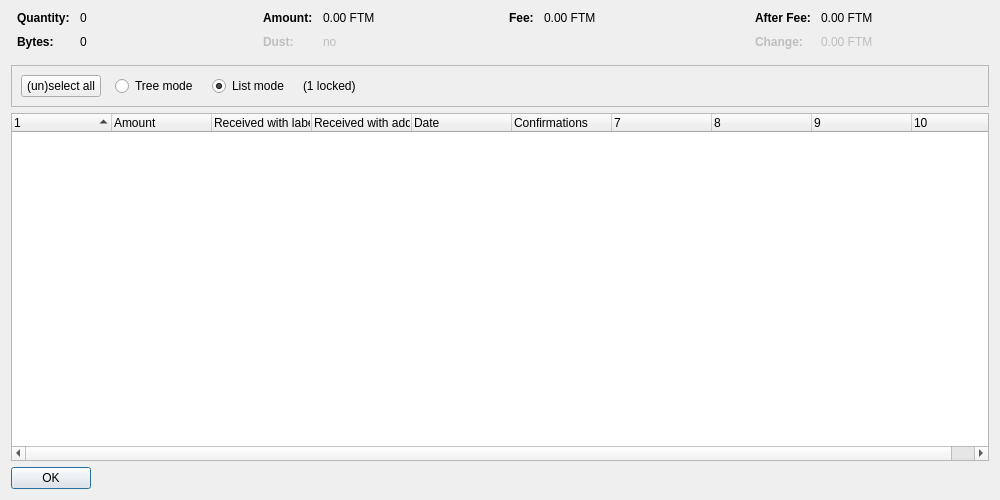
<?xml version="1.0" encoding="UTF-8"?>
<ui version="4.0">
 <class>CoinControlDialog</class>
 <widget class="QDialog" name="CoinControlDialog">
  <property name="geometry">
   <rect>
    <x>0</x>
    <y>0</y>
    <width>1000</width>
    <height>500</height>
   </rect>
  </property>
  <property name="windowTitle">
   <string>Coin Selection</string>
  </property>
  <layout class="QVBoxLayout" name="verticalLayout">
   <item>
    <layout class="QHBoxLayout" name="horizontalLayoutTop" stretch="0,0,0,0">
     <property name="topMargin">
      <number>0</number>
     </property>
     <property name="bottomMargin">
      <number>10</number>
     </property>
     <item>
      <layout class="QFormLayout" name="formLayoutCoinControl1">
       <property name="horizontalSpacing">
        <number>10</number>
       </property>
       <property name="verticalSpacing">
        <number>10</number>
       </property>
       <property name="leftMargin">
        <number>6</number>
       </property>
       <property name="rightMargin">
        <number>6</number>
       </property>
       <item row="0" column="0">
        <widget class="QLabel" name="labelCoinControlQuantityText">
         <property name="font">
          <font>
           <weight>75</weight>
           <bold>true</bold>
          </font>
         </property>
         <property name="text">
          <string>Quantity:</string>
         </property>
        </widget>
       </item>
       <item row="0" column="1">
        <widget class="QLabel" name="labelCoinControlQuantity">
         <property name="cursor">
          <cursorShape>IBeamCursor</cursorShape>
         </property>
         <property name="contextMenuPolicy">
          <enum>Qt::ActionsContextMenu</enum>
         </property>
         <property name="text">
          <string notr="true">0</string>
         </property>
         <property name="textInteractionFlags">
          <set>Qt::LinksAccessibleByMouse|Qt::TextSelectableByKeyboard|Qt::TextSelectableByMouse</set>
         </property>
        </widget>
       </item>
       <item row="1" column="0">
        <widget class="QLabel" name="labelCoinControlBytesText">
         <property name="font">
          <font>
           <weight>75</weight>
           <bold>true</bold>
          </font>
         </property>
         <property name="text">
          <string>Bytes:</string>
         </property>
        </widget>
       </item>
       <item row="1" column="1">
        <widget class="QLabel" name="labelCoinControlBytes">
         <property name="cursor">
          <cursorShape>IBeamCursor</cursorShape>
         </property>
         <property name="contextMenuPolicy">
          <enum>Qt::ActionsContextMenu</enum>
         </property>
         <property name="text">
          <string notr="true">0</string>
         </property>
         <property name="textInteractionFlags">
          <set>Qt::LinksAccessibleByMouse|Qt::TextSelectableByKeyboard|Qt::TextSelectableByMouse</set>
         </property>
        </widget>
       </item>
      </layout>
     </item>
     <item>
      <layout class="QFormLayout" name="formLayoutCoinControl2">
       <property name="horizontalSpacing">
        <number>10</number>
       </property>
       <property name="verticalSpacing">
        <number>10</number>
       </property>
       <property name="leftMargin">
        <number>6</number>
       </property>
       <property name="rightMargin">
        <number>6</number>
       </property>
       <item row="0" column="0">
        <widget class="QLabel" name="labelCoinControlAmountText">
         <property name="font">
          <font>
           <weight>75</weight>
           <bold>true</bold>
          </font>
         </property>
         <property name="text">
          <string>Amount:</string>
         </property>
        </widget>
       </item>
       <item row="0" column="1">
        <widget class="QLabel" name="labelCoinControlAmount">
         <property name="cursor">
          <cursorShape>IBeamCursor</cursorShape>
         </property>
         <property name="contextMenuPolicy">
          <enum>Qt::ActionsContextMenu</enum>
         </property>
         <property name="text">
          <string notr="true">0.00 FTM</string>
         </property>
         <property name="textInteractionFlags">
          <set>Qt::LinksAccessibleByMouse|Qt::TextSelectableByKeyboard|Qt::TextSelectableByMouse</set>
         </property>
        </widget>
       </item>
       <item row="1" column="0">
        <widget class="QLabel" name="labelCoinControlLowOutputText">
         <property name="enabled">
          <bool>false</bool>
         </property>
         <property name="font">
          <font>
           <weight>75</weight>
           <bold>true</bold>
          </font>
         </property>
         <property name="text">
          <string>Dust:</string>
         </property>
        </widget>
       </item>
       <item row="1" column="1">
        <widget class="QLabel" name="labelCoinControlLowOutput">
         <property name="enabled">
          <bool>false</bool>
         </property>
         <property name="cursor">
          <cursorShape>IBeamCursor</cursorShape>
         </property>
         <property name="contextMenuPolicy">
          <enum>Qt::ActionsContextMenu</enum>
         </property>
         <property name="text">
          <string notr="true">no</string>
         </property>
         <property name="textInteractionFlags">
          <set>Qt::LinksAccessibleByMouse|Qt::TextSelectableByKeyboard|Qt::TextSelectableByMouse</set>
         </property>
        </widget>
       </item>
      </layout>
     </item>
     <item>
      <layout class="QFormLayout" name="formLayoutCoinControl3">
       <property name="horizontalSpacing">
        <number>10</number>
       </property>
       <property name="verticalSpacing">
        <number>10</number>
       </property>
       <property name="leftMargin">
        <number>6</number>
       </property>
       <property name="rightMargin">
        <number>6</number>
       </property>
       <item row="0" column="0">
        <widget class="QLabel" name="labelCoinControlFeeText">
         <property name="font">
          <font>
           <weight>75</weight>
           <bold>true</bold>
          </font>
         </property>
         <property name="text">
          <string>Fee:</string>
         </property>
        </widget>
       </item>
       <item row="0" column="1">
        <widget class="QLabel" name="labelCoinControlFee">
         <property name="cursor">
          <cursorShape>IBeamCursor</cursorShape>
         </property>
         <property name="contextMenuPolicy">
          <enum>Qt::ActionsContextMenu</enum>
         </property>
         <property name="text">
          <string notr="true">0.00 FTM</string>
         </property>
         <property name="textInteractionFlags">
          <set>Qt::LinksAccessibleByMouse|Qt::TextSelectableByKeyboard|Qt::TextSelectableByMouse</set>
         </property>
        </widget>
       </item>
      </layout>
     </item>
     <item>
      <layout class="QFormLayout" name="formLayoutCoinControl4">
       <property name="horizontalSpacing">
        <number>10</number>
       </property>
       <property name="verticalSpacing">
        <number>10</number>
       </property>
       <property name="leftMargin">
        <number>6</number>
       </property>
       <property name="rightMargin">
        <number>6</number>
       </property>
       <item row="0" column="0">
        <widget class="QLabel" name="labelCoinControlAfterFeeText">
         <property name="font">
          <font>
           <weight>75</weight>
           <bold>true</bold>
          </font>
         </property>
         <property name="text">
          <string>After Fee:</string>
         </property>
        </widget>
       </item>
       <item row="0" column="1">
        <widget class="QLabel" name="labelCoinControlAfterFee">
         <property name="cursor">
          <cursorShape>IBeamCursor</cursorShape>
         </property>
         <property name="contextMenuPolicy">
          <enum>Qt::ActionsContextMenu</enum>
         </property>
         <property name="text">
          <string notr="true">0.00 FTM</string>
         </property>
         <property name="textInteractionFlags">
          <set>Qt::LinksAccessibleByMouse|Qt::TextSelectableByKeyboard|Qt::TextSelectableByMouse</set>
         </property>
        </widget>
       </item>
       <item row="1" column="0">
        <widget class="QLabel" name="labelCoinControlChangeText">
         <property name="enabled">
          <bool>false</bool>
         </property>
         <property name="font">
          <font>
           <weight>75</weight>
           <bold>true</bold>
          </font>
         </property>
         <property name="text">
          <string>Change:</string>
         </property>
        </widget>
       </item>
       <item row="1" column="1">
        <widget class="QLabel" name="labelCoinControlChange">
         <property name="enabled">
          <bool>false</bool>
         </property>
         <property name="cursor">
          <cursorShape>IBeamCursor</cursorShape>
         </property>
         <property name="contextMenuPolicy">
          <enum>Qt::ActionsContextMenu</enum>
         </property>
         <property name="text">
          <string notr="true">0.00 FTM</string>
         </property>
         <property name="textInteractionFlags">
          <set>Qt::LinksAccessibleByMouse|Qt::TextSelectableByKeyboard|Qt::TextSelectableByMouse</set>
         </property>
        </widget>
       </item>
      </layout>
     </item>
    </layout>
   </item>
   <item>
    <widget class="QFrame" name="frame">
     <property name="minimumSize">
      <size>
       <width>0</width>
       <height>40</height>
      </size>
     </property>
     <property name="frameShape">
      <enum>QFrame::StyledPanel</enum>
     </property>
     <property name="frameShadow">
      <enum>QFrame::Sunken</enum>
     </property>
     <layout class="QHBoxLayout" name="horizontalLayout">
      <item>
       <layout class="QHBoxLayout" name="horizontalLayoutPanel" stretch="0,0,0,0,0">
        <property name="spacing">
         <number>14</number>
        </property>
        <item>
         <widget class="QPushButton" name="pushButtonSelectAll">
          <property name="sizePolicy">
           <sizepolicy hsizetype="Maximum" vsizetype="Fixed">
            <horstretch>0</horstretch>
            <verstretch>0</verstretch>
           </sizepolicy>
          </property>
          <property name="text">
           <string>(un)select all</string>
          </property>
          <property name="autoDefault">
           <bool>false</bool>
          </property>
         </widget>
        </item>
        <item>
         <widget class="QRadioButton" name="radioTreeMode">
          <property name="sizePolicy">
           <sizepolicy hsizetype="Maximum" vsizetype="Fixed">
            <horstretch>0</horstretch>
            <verstretch>0</verstretch>
           </sizepolicy>
          </property>
          <property name="text">
           <string>Tree mode</string>
          </property>
         </widget>
        </item>
        <item>
         <widget class="QRadioButton" name="radioListMode">
          <property name="sizePolicy">
           <sizepolicy hsizetype="Maximum" vsizetype="Fixed">
            <horstretch>0</horstretch>
            <verstretch>0</verstretch>
           </sizepolicy>
          </property>
          <property name="text">
           <string>List mode</string>
          </property>
          <property name="checked">
           <bool>true</bool>
          </property>
         </widget>
        </item>
        <item>
         <widget class="QLabel" name="labelLocked">
          <property name="text">
           <string notr="true">(1 locked)</string>
          </property>
         </widget>
        </item>
        <item>
         <spacer name="horizontalSpacer">
          <property name="orientation">
           <enum>Qt::Horizontal</enum>
          </property>
          <property name="sizeHint" stdset="0">
           <size>
            <width>40</width>
            <height>20</height>
           </size>
          </property>
         </spacer>
        </item>
       </layout>
      </item>
     </layout>
    </widget>
   </item>
   <item>
    <widget class="CoinControlTreeWidget" name="treeWidget">
     <property name="contextMenuPolicy">
      <enum>Qt::CustomContextMenu</enum>
     </property>
     <property name="sortingEnabled">
      <bool>false</bool>
     </property>
     <property name="columnCount">
      <number>10</number>
     </property>
     <attribute name="headerShowSortIndicator" stdset="0">
      <bool>true</bool>
     </attribute>
     <attribute name="headerStretchLastSection">
      <bool>false</bool>
     </attribute>
     <column>
      <property name="text">
       <string/>
      </property>
     </column>
     <column>
      <property name="text">
       <string>Amount</string>
      </property>
     </column>
     <column>
      <property name="text">
       <string>Received with label</string>
      </property>
     </column>
     <column>
      <property name="text">
       <string>Received with address</string>
      </property>
     </column>
     <column>
      <property name="text">
       <string>Date</string>
      </property>
     </column>
     <column>
      <property name="text">
       <string>Confirmations</string>
      </property>
      <property name="toolTip">
       <string>Confirmed</string>
      </property>
     </column>
     <column>
      <property name="text">
       <string/>
      </property>
     </column>
     <column>
      <property name="text">
       <string/>
      </property>
     </column>
     <column>
      <property name="text">
       <string/>
      </property>
     </column>
     <column>
      <property name="text">
       <string/>
      </property>
     </column>
    </widget>
   </item>
   <item>
    <widget class="QDialogButtonBox" name="buttonBox">
     <property name="sizePolicy">
      <sizepolicy hsizetype="Maximum" vsizetype="Fixed">
       <horstretch>0</horstretch>
       <verstretch>0</verstretch>
      </sizepolicy>
     </property>
     <property name="orientation">
      <enum>Qt::Horizontal</enum>
     </property>
     <property name="standardButtons">
      <set>QDialogButtonBox::Ok</set>
     </property>
    </widget>
   </item>
  </layout>
 </widget>
 <customwidgets>
  <customwidget>
   <class>CoinControlTreeWidget</class>
   <extends>QTreeWidget</extends>
   <header>coincontroltreewidget.h</header>
  </customwidget>
 </customwidgets>
 <resources/>
 <connections/>
</ui>
